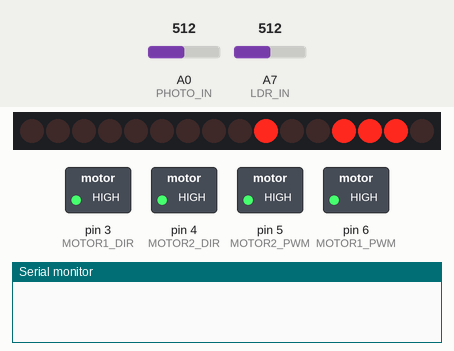
This sketch was run on a simulated Arduino Nano, built with avr-gcc and run on an emulated ATmega328P. On the bench: 16 shift-register outputs drawn as a row of LEDs (first output left, lit = HIGH), switched loads named in the sketch (green lamp = pin HIGH), the last lines printed to the serial monitor. Wiring (inferred from the names in the program): 2 × shift register (74HC595): data A3; shift clock A1; latch A2. Wiring (inferred from the signals the program sends): row of LEDs: on Q0, Q1, Q2, Q3, Q4, Q5, Q6, Q7, Q8, Q9, Q10, Q11, Q12, Q13, Q14, Q15. Inputs (shaded band) come from the test bench; at power-on: A0 (PHOTO_IN) = 512, A7 (LDR_IN) = 512. No radio packets arrive unless stated; pins used as bus, display or sensor lines are not drawn.

Above: at 0.86 s.
1.3 s: A0 (PHOTO_IN) set to 598
4.3 s: A0 (PHOTO_IN) set to 615
5.8 s: A7 (LDR_IN) set to 490
At 6.17 s:
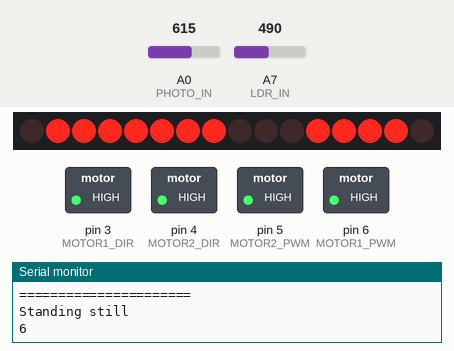
11.9 s: A7 (LDR_IN) set to 511
At 12.23 s:
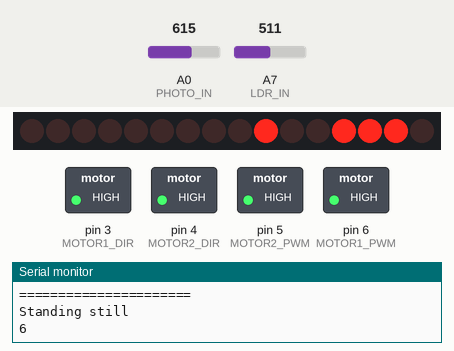
14.3 s: A7 (LDR_IN) set to 390
At 14.72 s:
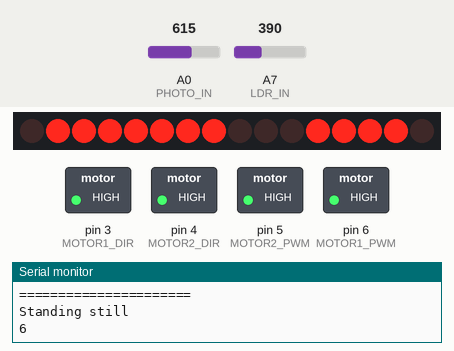
Timing chart, 0 to 17.3 s (numbered marks = the images above; inputs shaded):
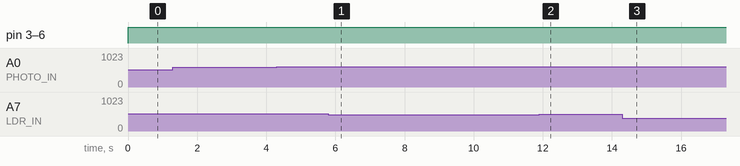

Measured:
- the behaviour switches between 501 and 500 on A7 (LDR_IN) (found by bisection; images 0 and 1)

The sketch:

_1stBoardTestCode.ino
```cpp
#include <Arduino.h>

#include <stdint.h>
#include <stdlib.h>
#include "proto_thread.h" //Simple co-operative threading
#include "defines.h"

#ifdef DISPLAY_ENABLED
  #include "SSD1306AsciiAvrI2C.h" //OLED driver
#endif  //#ifdef DISPLAY_ENABLED

#ifndef DISABLE_MOTORS
  #include "Motor.h"
#endif


#include "Radio.h"
#include "PhotoDiode.h"
#include "ShiftRegister.h"

uint16_t lastLDRReading = 0;

//Protothread for sensor update
pt sensorPt;
pt radioPt;


#ifdef DISPLAY_ENABLED
  //**** OLED for testing
  #define I2C_ADDRESS 0x3C
  SSD1306AsciiAvrI2c SSD1306;

  //Protothread for display update
  pt displayPt;

  //Text buffer for writing to display
  #define CHARBUFFER_SIZE 16
  char textBuffer[CHARBUFFER_SIZE];
#endif //#ifdef DISPLAY_ENABLED

#ifndef DISABLE_MOTORS
  //Protothread for motor update
  pt motorPt;
#endif //#ifndef DISABLE_MOTORS


//*** Testing
uint32_t timer = 0;
uint8_t rgb = 0;


void setup()
{

  Serial.begin(9600); //For debugging


  initPhotoDiodes();
  initRadio();

  pinMode(LDR_IN, INPUT);

  //Analog pins used as digital outputs
  pinMode(SHIFT_CLOCK, OUTPUT);
  pinMode(SHIFT_STORE, OUTPUT);
  pinMode(SHIFT_DATA, OUTPUT);

#ifndef DISABLE_MOTORS
  initMotors();
  PT_INIT(&motorPt);
#endif //#ifndef DISABLE_MOTORS

  pinMode(RADIO_IRQ, INPUT);
  pinMode(RADIO_CE, OUTPUT);
  pinMode(RADIO_CSN, OUTPUT);
  pinMode(RADIO_MOSI, OUTPUT);
  pinMode(RADIO_MISO, INPUT);
  pinMode(RADIO_SCK, OUTPUT);

  initShiftRegister();

#ifdef DISPLAY_ENABLED
  //Set up the display
  SSD1306.begin(&Adafruit128x64, I2C_ADDRESS);
  SSD1306.setFont(Adafruit5x7);
  SSD1306.clear();

  memset(textBuffer, '\0', 16);
  PT_INIT(&displayPt);
#endif //#ifdef DISPLAY_ENABLED

  PT_INIT(&sensorPt);
  PT_INIT(&radioPt);
}

void measureLDR()
{
  lastLDRReading = analogRead(LDR_IN);
  //Serial.println(lastLDRReading);
}

#ifdef DISPLAY_ENABLED
  void fillLedStatesToTextBuffer()
  {
    memset(textBuffer, '\0', 16);
    strcpy(textBuffer, "LEDS: ");
    uint8_t offset = 5;
    for(int i = 0; i <= LED_COUNT; i++)
    {
      textBuffer[offset++] = isEnabled(LED1 << i) ? '1' : '0';
    }
  }

  void writeToDisplay(int x, int y, const char* text, int size = 1)
  {
    if(size == 1)
    {
      SSD1306.set1X();
    }
    else
    {
      SSD1306.set2X();
    }

    if(x > -1)
    {
      SSD1306.setCol(x);
    }
    if(y > -1)
    {
      SSD1306.setRow(y);
    }

    int i = 0;

    while(text[i] != '\0')
    {
      SSD1306.write(text[i++]);

      //Bail out after CHARBUFFER_SIZE chars, in case the null-termination is missing
      if(i == CHARBUFFER_SIZE)
      {
        break;
      }
    }
  }


  PT_THREAD(updateDisplay(struct pt *pt))
  {
    PT_BEGIN(pt);
    while(1)
    {
      PT_WAIT_MS(pt, 100);

      /*
      fillLedStatesToTextBuffer();
      writeToDisplay(0, 0, textBuffer);
      */

      writeToDisplay(0, 0, "LDR: ", 1);
      itoa(lastLDRReading, textBuffer, 10);
      writeToDisplay(-1, -1, textBuffer, 1);

      /*
         +--------------------+
         |LED4   LED3     LED2|
         |                LED1|   -- Front --> (motors are on the front side)
         |LED5   LED6     LED7|
         +--------------------+
      */

      itoa(getLastPhotoReading(3), textBuffer, 10);
      writeToDisplay(0, 2, "    ", 1);
      writeToDisplay(0, 2, textBuffer, 1);

      itoa(getLastPhotoReading(2), textBuffer, 10);
      writeToDisplay(40, 2, "    ", 1);
      writeToDisplay(40, 2, textBuffer, 1);

      itoa(getLastPhotoReading(1), textBuffer, 10);
      writeToDisplay(80, 2, "    ", 1);
      writeToDisplay(80, 2, textBuffer, 1);

      itoa(getLastPhotoReading(0), textBuffer, 10);
      writeToDisplay(100, 3, "    ", 1);
      writeToDisplay(100, 3, textBuffer, 1);

      itoa(getLastPhotoReading(4), textBuffer, 10);
      writeToDisplay(0, 4, "    ", 1);
      writeToDisplay(0, 4, textBuffer, 1);

      itoa(getLastPhotoReading(5), textBuffer, 10);
      writeToDisplay(40, 4, "    ", 1);
      writeToDisplay(40, 4, textBuffer, 1);

      itoa(getLastPhotoReading(6), textBuffer, 10);
      writeToDisplay(80, 4, "    ", 1);
      writeToDisplay(80, 4, textBuffer, 1);

#ifndef DISABLE_MOTORS
      itoa(getMotorSpeed(LEFT), textBuffer, 10);
      writeToDisplay(0, 5, "LEFT: ", 1);
      writeToDisplay(-1, -1, textBuffer, 1);

      itoa(getMotorSpeed(RIGHT), textBuffer, 10);
      writeToDisplay(60, 5, "RIGHT: ", 1);
      writeToDisplay(-1, -1, textBuffer, 1);
#endif //#ifndef DISABLE_MOTORS
    }
    PT_END(pt);
  }

#endif //#ifdef DISPLAY_ENABLED

PT_THREAD(updateSensors(struct pt *pt))
{
  PT_BEGIN(pt);
  while(1)
  {
    PT_WAIT_MS(pt, 100);

    measureLDR();
    measureAllPhotoDiodes();
  }
  PT_END(pt);
}

PT_THREAD(updateRadio(struct pt *pt))
{
  PT_BEGIN(pt);

  while(1)
  {

    PT_WAIT_MS(pt, 1000);
    checkRadio();
  }
  PT_END(pt);
}

#ifndef DISABLE_MOTORS
  PT_THREAD(updateMotors(struct pt *pt))
  {
    PT_BEGIN(pt);
    while(1)
    {
      PT_WAIT_MS(pt, 20);

      motorDirTest(getStrongestPhotoReading(), getStrongestPhotoReadingIndex());
    }
    PT_END(pt);
  }
#endif //#ifndef DISABLE_MOTORS


void setIRLEDs(bool on)
{
  on ? turnOn(ALL_LEDS) : turnOff(ALL_LEDS);
}


void loop()
{
#ifdef DISPLAY_ENABLED
  updateDisplay(&displayPt);
#endif  //#ifdef DISPLAY_ENABLED

  updateSensors(&sensorPt);
  updateRadio(&radioPt);
  if(lastLDRReading > 500)
  {
    setIRLEDs(false);
    turnOn(RGB_B);
    turnOff(RGB_G | RGB_R);
    writeShiftRegisterState();

    #ifndef DISABLE_MOTORS
      updateMotors(&motorPt);
    #endif  //#ifndef DISABLE_MOTORS
  }
  else
  {
    //Turn on IR-leds, shutdown motors
    #ifndef DISABLE_MOTORS
      stopMotors();
    #endif
    turnOff(RGB_G | RGB_B);
    turnOn(RGB_R);
    setIRLEDs(true);
    writeShiftRegisterState();
  }

  /*
  //RGB LED color test
  if(millis() - timer > 1000)
  {
    rgb++;
    (rgb & 1) > 0 ? turnOn(RGB_R) : turnOff(RGB_R);
    ((rgb >> 1) & 1) > 0 ? turnOn(RGB_G) : turnOff(RGB_G);
    ((rgb >> 2) & 1) > 0 ? turnOn(RGB_B) : turnOff(RGB_B);
    if(rgb == 8)
    {
      turnOff(RGB_R | RGB_G | RGB_B);
      rgb = 0;
    }
    writeShiftRegisterState();
    timer = millis();
  }
  */
}
```

Motor.cpp
```cpp
#include "Motor.h"

int16_t motorSpeed[2] = { 0, 0 };

void initMotors()
{
  pinMode(MOTOR1_PWM, OUTPUT);
  pinMode(MOTOR1_DIR, OUTPUT);
  pinMode(MOTOR2_PWM, OUTPUT);
  pinMode(MOTOR2_DIR, OUTPUT);

  //Shutdown motors
  digitalWrite(MOTOR1_PWM, 0);
  digitalWrite(MOTOR1_DIR, 0);
  digitalWrite(MOTOR2_PWM, 0);
  digitalWrite(MOTOR2_DIR, 0);
}


//Motor control
void updateMotorSpeed(int16_t motorTargetSpeed, enum motor side)
{
#ifdef REVERSE_MOTORSPEED
  motorTargetSpeed = -motorTargetSpeed;
#endif //#ifdef REVERSE_MOTORSPEED

  int pwmPin = side == LEFT ? MOTOR1_PWM : MOTOR2_PWM;
  int dirPin = side == LEFT ? MOTOR1_DIR : MOTOR2_DIR;

  if(motorTargetSpeed == 0)
  {
    //Stop immediately, if both are low (0), stand-by, both high = actual braking
    analogWrite(pwmPin, 255);
    digitalWrite(dirPin, HIGH);
    motorSpeed[side] = 0;
  }
  else
  {

    //If the direction is opposite, switch to stop immediately
    if((motorTargetSpeed > 0 && motorSpeed[side] < 0) ||
       (motorTargetSpeed < 0 && motorSpeed[side] > 0))
    {
        motorSpeed[side] = 0;
    }
    else
    {
      int16_t speedChange = abs(motorTargetSpeed - motorSpeed[side]);

      if(motorTargetSpeed > motorSpeed[side])
      {
        motorSpeed[side] += speedChange > 20 ? 20 : speedChange;

        if(motorSpeed[side] > MAX_MOTOR_PWM)
        {
          motorSpeed[side] = MAX_MOTOR_PWM;
        }
      }
      else if(motorTargetSpeed < motorSpeed[side])
      {
        motorSpeed[side] -= speedChange > 20 ? 20 : speedChange;

        if(motorSpeed[side] < -MAX_MOTOR_PWM)
        {
          motorSpeed[side] = -MAX_MOTOR_PWM;
        }
      }

      if(motorSpeed[side] > MAX_MOTOR_PWM)
      {
        motorSpeed[side] = MAX_MOTOR_PWM;
      }
      else if(motorSpeed[side] < -MAX_MOTOR_PWM)
      {
        motorSpeed[side] = -MAX_MOTOR_PWM;
      }
    }
  }

  analogWrite(pwmPin, motorSpeed[side] > 0 ? motorSpeed[side] : 255 - abs(motorSpeed[side]));
  digitalWrite(dirPin, motorSpeed[side] > 0 ? LOW : HIGH);
}

void stopMotors()
{
  updateMotorSpeed(0, LEFT);
  updateMotorSpeed(0, RIGHT);
}

void motorDirTest(uint16_t strongestReading, uint8_t strongestReadingIndex)
{
  int16_t targetForward = 0;
  int16_t targetLeft = 0;
  int16_t targetRight = 0;

  /*
  uint16_t front = lastPhotoReadings[FRONT_INDEX];
  if(front > 20)
  {
    targetForward = 255 - front / 2;
    if(front > 400 && front <= 500)
    {
      targetForward = 0;
    }
    else if(front > 500)
    {
      targetForward = -255;
    }
  }

  //Backing up
  if(lastPhotoReadings[BACK_LEFT_INDEX] > 30 && lastPhotoReadings[BACK_RIGHT_INDEX] > 30)
  {
    targetForward = -255;
  }

  //Left side
  for(int i = FRONT_LEFT_INDEX; i < BACK_RIGHT_INDEX; i++)
  {
    targetLeft += (lastPhotoReadings[i] / 4) * i;
  }

  //Right side
  for(int i = BACK_RIGHT_INDEX; i < LED_COUNT; i++)
  {
    targetRight += (lastPhotoReadings[i] / 4) * (7-i);
  }*/

  if(strongestReadingIndex != NONE_INDEX)
  {
    switch(strongestReadingIndex)
    {
      case FRONT_INDEX:
        if(strongestReading > 400 && strongestReading <= 650)
        {
          stopMotors();
        }
        else if(strongestReading > 650)
        {
          targetForward = -255;
        }
        else
        {
          targetForward = 255;
        }

        break;

      case FRONT_LEFT_INDEX:
        targetLeft = (MAX_MOTOR_PWM/2);
        targetRight = -(MAX_MOTOR_PWM/2);
        break;

      case LEFT_INDEX:
         targetLeft = MAX_MOTOR_PWM;
         targetRight = -MAX_MOTOR_PWM;
        break;

      case BACK_LEFT_INDEX:
        if(strongestReading > 300)
        {
          targetForward = (MAX_MOTOR_PWM/2);
        }
        else
        {
         targetLeft = MAX_MOTOR_PWM;
         targetRight = -MAX_MOTOR_PWM;
        }
        break;

      case BACK_RIGHT_INDEX:
        if(strongestReading > 300)
        {
          targetForward = (MAX_MOTOR_PWM/2);
        }
        else
        {
          targetLeft = -MAX_MOTOR_PWM;
          targetRight = MAX_MOTOR_PWM;
        }
        break;

      case RIGHT_INDEX:
          targetLeft = -MAX_MOTOR_PWM;
          targetRight = MAX_MOTOR_PWM;
          break;

      case FRONT_RIGHT_INDEX:
        targetLeft = -(MAX_MOTOR_PWM/2);
        targetRight = (MAX_MOTOR_PWM/2);
        break;
    }
  }
  else
  {
    updateMotorSpeed(0, LEFT);
    updateMotorSpeed(0, RIGHT);
    return;
  }

  if(abs(targetForward) > MIN_MOTOR_PWM || targetLeft > MIN_MOTOR_PWM)
  {
    updateMotorSpeed(targetForward - targetLeft, LEFT);
    updateMotorSpeed(targetForward + targetLeft, RIGHT);
  }
  else if(abs(targetForward) > MIN_MOTOR_PWM || targetRight > MIN_MOTOR_PWM)
  {
    updateMotorSpeed(targetForward + targetRight, LEFT);
    updateMotorSpeed(targetForward - targetRight, RIGHT);
  }
  else
  {
    updateMotorSpeed(0, LEFT);
    updateMotorSpeed(0, RIGHT);
  }


  //Slow down both motors so things stop if there's no signal
  if(motorSpeed[LEFT] > 0)
  {
    motorSpeed[LEFT]--;
  }
  else if(motorSpeed[LEFT] < 0)
  {
    motorSpeed[LEFT]++;
  }

  if(motorSpeed[RIGHT] > 0)
  {
    motorSpeed[RIGHT]--;
  }
  else if(motorSpeed[RIGHT] < 0)
  {
    motorSpeed[RIGHT]++;
  }
}
```

Motor.h
```cpp
#ifndef MOTOR_H
#define MOTOR_H

#include <Arduino.h>
#include <stdint.h>
#include "defines.h"

//Motor states
//Static because of inlining of getMotorSpeed, still, not meant to be touched directly
extern int16_t motorSpeed[2];
enum motor { LEFT = 0, RIGHT = 1 };
#define MIN_MOTOR_PWM 75
#define MAX_MOTOR_PWM 152

void initMotors();

void updateMotorSpeed(int16_t motorTargetSpeed, enum motor side);

void stopMotors();

void motorDirTest(uint16_t strongestReading, uint8_t strongestReadingIndex);

extern inline int16_t getMotorSpeed(motor side) { return motorSpeed[side]; }

#endif // #ifndef MOTOR_H
```

PhotoDiode.cpp
```cpp
#include "PhotoDiode.h"

uint16_t lastPhotoReadings[LED_COUNT];
uint8_t strongestReadingIndex = NONE_INDEX;
uint16_t strongestReading = 0;
uint16_t averageReading = 0;

void initPhotoDiodes()
{
  pinMode(PHOTO_IN, INPUT);
  memset(lastPhotoReadings, 0, LED_COUNT * sizeof(uint16_t));
}

void measurePhotoDiode(uint8_t diodeNumber)
{
  //Select the correct channel
  ((diodeNumber & 1) > 0) ? turnOn(PHOTOREAD_A) : turnOff(PHOTOREAD_A);
  ((diodeNumber & 2) > 0) ? turnOn(PHOTOREAD_B) : turnOff(PHOTOREAD_B);
  ((diodeNumber & 4) > 0) ? turnOn(PHOTOREAD_C) : turnOff(PHOTOREAD_C);

  turnOff(PHOTOREAD_DISABLE);
  writeShiftRegisterState();

  //Let the value settle a bit
  //TODO: Is this needed really?
  delay(1);

  //Filter the value a bit
  lastPhotoReadings[diodeNumber] = (uint16_t)((1.0f - FILTER_ALPHA) * analogRead(PHOTO_IN) + FILTER_ALPHA * lastPhotoReadings[diodeNumber]);
  //lastPhotoReadings[diodeNumber] = (uint16_t)(((uint32_t)1023*lastPhotoReadings[diodeNumber] + (uint32_t)analogRead(PHOTO_IN)) / 1024);

  turnOn(PHOTOREAD_DISABLE);
  writeShiftRegisterState();
}

void measureAllPhotoDiodes()
{
  for(int i = 0; i < LED_COUNT; i++)
  {
    measurePhotoDiode(i);
  }

  averageReading = 0;
  uint32_t tempAvg;
  strongestReading = 0;
  for(int i = 0; i < LED_COUNT; i++)
  {
    uint16_t r = lastPhotoReadings[i];
    tempAvg += r;
    if(r > strongestReading)
    {
      strongestReading = r;
      strongestReadingIndex = i;
    }
  }

  averageReading = (uint16_t)(tempAvg/LED_COUNT);

  if((strongestReading - averageReading) < MINREADING_DIFF_TO_AVERAGE)
  {
    strongestReadingIndex = NONE_INDEX;
    strongestReading = 0;
  }
}
```

PhotoDiode.h
```cpp
#ifndef PHOTODIODE_H
#define PHOTODIODE_H

#include <Arduino.h>
#include <stdint.h>
#include "defines.h"
#include "ShiftRegister.h"

//** Robot status data
extern uint16_t lastPhotoReadings[LED_COUNT];

//Tracking strongest reading from all photodiodes
extern uint8_t strongestReadingIndex;
extern uint16_t strongestReading;
//Average reading is used to try to filter out ambient IR-radiation, so if the strongest
//reading is close to ambient "noise", no reaction should occur
extern uint16_t averageReading;

void initPhotoDiodes();
void measurePhotoDiode(uint8_t diodeNumber);
void measureAllPhotoDiodes();

extern inline uint16_t getLastPhotoReading(uint8_t index) { return lastPhotoReadings[index]; }
extern inline uint16_t getStrongestPhotoReading() { return strongestReading; }
extern inline uint16_t getStrongestPhotoReadingIndex() { return strongestReadingIndex; }
extern inline uint16_t getAveragePhotoReading() { return averageReading; }

#endif //#ifndef PHOTODIODE_H
```

Radio.h
```cpp
#ifndef RADIO_H
#define RADIO_H

#include <Arduino.h>
#include <stdint.h>
#include "defines.h"

#include <SPI.h>
#include <nRF24L01.h>
#include <RF24.h>

struct List{
  char idOwn;
  char brightness;
  char idCurrent;
  char groupSize;
  char singleBits;//bit0: ownBeaconMode, bit1: ownMoved, bit2: rob1Moved,
                  //bit3: rob2Moved, bit4: rob3Moved, bit5: rob4Moved
  char visibleRobots[3][4];
  char otherRobots[14][4];
};
extern struct List listRobots;

#define UNCONNECTED 16
#define IDCONFLICT 32
#define MEASURING1 40
#define MEASURING2 41
#define MEASURING3 42
#define STANDING 48
#define WANTTOMOVE 64
#define MOVING 65
#define BEACON1 66
#define BEACON2 67
#define WAITING 68
#define SPREADINGOUT 80

void initRadio();
void checkRadio();
char write(char flag);
char callculateNextID();
int createProtocol(char *msg, char maxSizeMsg);
char read(char flag);
void readProtocol(char *message);

#endif // #ifndef RADIO_H
```

defines.h
```cpp
#ifndef PROJECT_DEFINES_H
#define PROJECT_DEFINES_H

//Feature set
//#define DISPLAY_ENABLED   //Enables display, note that the robot won't do anything if this is enabled and there's no display

//#define DISABLE_MOTORS      //Completely disables (removes) all motor control code. Meant for testing stuff when you don't
                            //want the robot to start moving around
#define REVERSE_MOTORSPEED  //Reverses the PWM-control for motors, needed for robots #2-5 (as robot #1 had different motors
                            //with reversed direction vs. the others, and of course I wired the motors according to #1 directions)


//Bit manipulation macros
#define bit_get(p,m) ((p) & (m))
#define bit_set(p,m) ((p) |= (m))
#define bit_clear(p,m) ((p) &= ~(m))
#define bit_flip(p,m) ((p) ^= (m))
#define bit_write(c,p,m) (c ? bit_set(p,m) : bit_clear(p,m))
#define BIT(x) (0x01 << (x))


//**** Pin definitions
//Photodiode signal input
#define PHOTO_IN A0

//LDR
#define LDR_IN A7

//Shift register (74HC595)
#define SHIFT_CLOCK A1
#define SHIFT_STORE A2
#define SHIFT_DATA A3

//Direct port manipulation for faster writing
#define PORTC_SHIFT_MASK B00001110
#define PORTC_SHIFT_CLOCK BIT(1)
#define PORTC_SHIFT_STORE BIT(2)
#define PORTC_SHIFT_DATA BIT(3)

//Radio pins
#define RADIO_IRQ 2
#define RADIO_CE 7
#define RADIO_CSN 8
#define RADIO_MOSI 11
#define RADIO_MISO 12
#define RADIO_SCK 13

//Motor outputs
#define MOTOR1_PWM 6
#define MOTOR1_DIR 3
#define MOTOR2_PWM 5
#define MOTOR2_DIR 4

//**** Shift registers
//Leds/photodiodes are positioned as such:
/*
 +--------------------+
 |LED4   LED3     LED2|
 |                LED1|   -- Front --> (motors are on the front side)
 |LED5   LED6     LED7|
 +--------------------+
*/
//1st byte LSB is unused (unconnected in chip)
#define LED1 BIT(1)
#define LED2 BIT(2)
#define LED3 BIT(3)
#define LED4 BIT(4)
#define LED5 BIT(5)
#define LED6 BIT(6)
#define LED7 BIT(7)
#define ALL_LEDS 0xFE

//2nd byte LSB is unused (unconnected in chip)
#define RGB_B BIT(9)
#define RGB_G BIT(10)
#define RGB_R BIT(11)
#define PHOTOREAD_DISABLE BIT(12)  //NOTE: Active low
#define PHOTOREAD_C BIT(13)
#define PHOTOREAD_B BIT(14)
#define PHOTOREAD_A BIT(15)
#define PHOTOREAD_CHANNEL_MASK 0xE000


//** Robot status data
#define LED_COUNT 7
#define FILTER_ALPHA 0.3f

//Indices for directions of LEDs/readings
#define FRONT_INDEX 0
#define FRONT_LEFT_INDEX 1
#define LEFT_INDEX 2
#define BACK_LEFT_INDEX 3
#define BACK_RIGHT_INDEX 4
#define RIGHT_INDEX 5
#define FRONT_RIGHT_INDEX 6
#define NONE_INDEX 127

//Minimum difference for strongest reading vs. average required for the robot to react
#define MINREADING_DIFF_TO_AVERAGE 20

#endif //#ifndef PROJECT_DEFINES_H
```

Source omitted: Radio.cpp (4004 bytes), proto_thread.h (13926 bytes), ShiftRegister.cpp (1760 bytes), ShiftRegister.h (1196 bytes)
